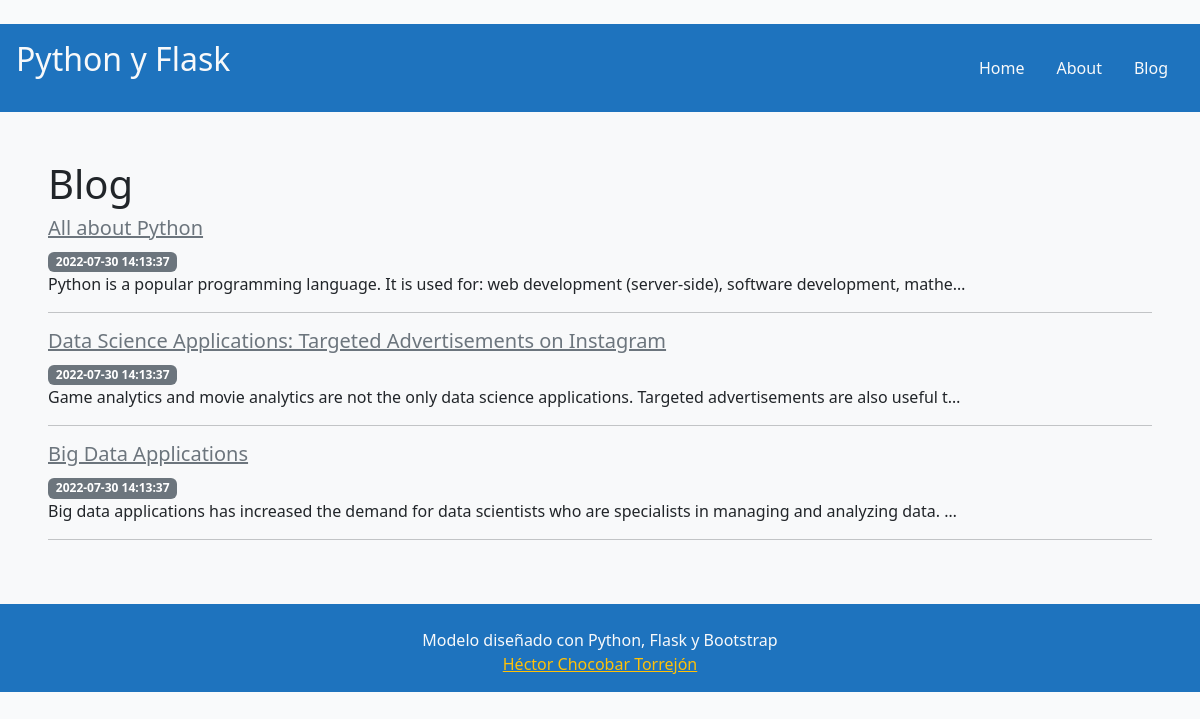
Page /blog on the committed database.
### tables this page shows
CREATE TABLE posts (
    id INTEGER PRIMARY KEY AUTOINCREMENT,
    created TIMESTAMP NOT NULL DEFAULT CURRENT_TIMESTAMP,
    title TEXT NOT NULL,
    content TEXT NOT NULL
);

### index.py (the view)
@app.route('/blog')
def blog():
    conn = get_db_connection()
    posts = conn.execute('SELECT * FROM posts').fetchall()
    conn.close()
    return render_template('blog.html', posts=posts)

### index.py (called while the page is built)
def get_db_connection():
    conn = sqlite3.connect('src/database.db')
    conn.row_factory = sqlite3.Row
    return conn

### templates/blog.html
{% extends "layout.html" %}
{% block content %}
    <h1>{% block title %} Blog {% endblock %}</h1>
    {% for post in posts %}
        <a class="link-secondary" href="{{ url_for('post', post_id=post['id']) }}">
            <h2 class="lead">{{ post['title'] }}</h2>
        </a>
        <span class="badge bg-secondary">{{ post['created'] }}</span>
        <div class="col-10 text-truncate">
            <span>{{ post['content'] }}</span>
        </div>
        <hr>
    {% endfor %}
{% endblock %}

### templates/layout.html (shortened to what this page needs)
<!DOCTYPE html>
<html lang="en">
<head>
    <link href="https://cdn.jsdelivr.net/npm/bootstrap@5.2.0/dist/css/bootstrap.min.css" rel="stylesheet">
    <link rel="stylesheet" href="{{url_for('static',filename='css/main.css')}}">
</head>
<body class="d-flex h-100">
  <div class="cover-container d-flex w-100 h-100  mt-4 mb-4 flex-column">
    <header class="mb-auto p-3">
      <div>
        <h2 class="float-md-start">Python y Flask</h2>
        <nav class="navbar justify-content-center float-md-end">
          <a class="nav nav-link text-light" aria-current="page" href="/">Home</a>
          <a class="nav nav-link text-light" href="/about">About</a>
          <a class="nav nav-link text-light" href="{{url_for('blog')}}">Blog</a>
        </nav>
      </div>
    </header>
    <main class="py-5 px-5 bg-light text-dark">
            {% block content %}
            {% endblock %}
    </main>
    <footer class="mt-auto pt-4 pb-3 text-center">
        <p class="mb-0">Modelo diseñado con Python, Flask y Bootstrap<br>
        <a class="link-warning" href="https://chocobar.net" target="_blank">Héctor Chocobar Torrejón</a></p>
    </footer>
  </div>
</body>
</html>

### static/css/main.css (style rules this page uses)
body { background: #f9fafb; color: #f8f9fa; }
.cover-container { background: #1e73be; }

### rows in the picture
posts: title "All about Python", created "2022-07-30 14:13:37", content "Python is a popular programming language. It is used for: web development (server-side), software development, mathe…"
posts: title "Data Science Applications: Targeted Advertisements on Instagram", created "2022-07-30 14:13:37", content "Game analytics and movie analytics are not the only data science applications. Targeted advertisements are also useful t…"
posts: title "Big Data Applications", created "2022-07-30 14:13:37", content "Big data applications has increased the demand for data scientists who are specialists in managing and analyzing data.…"
